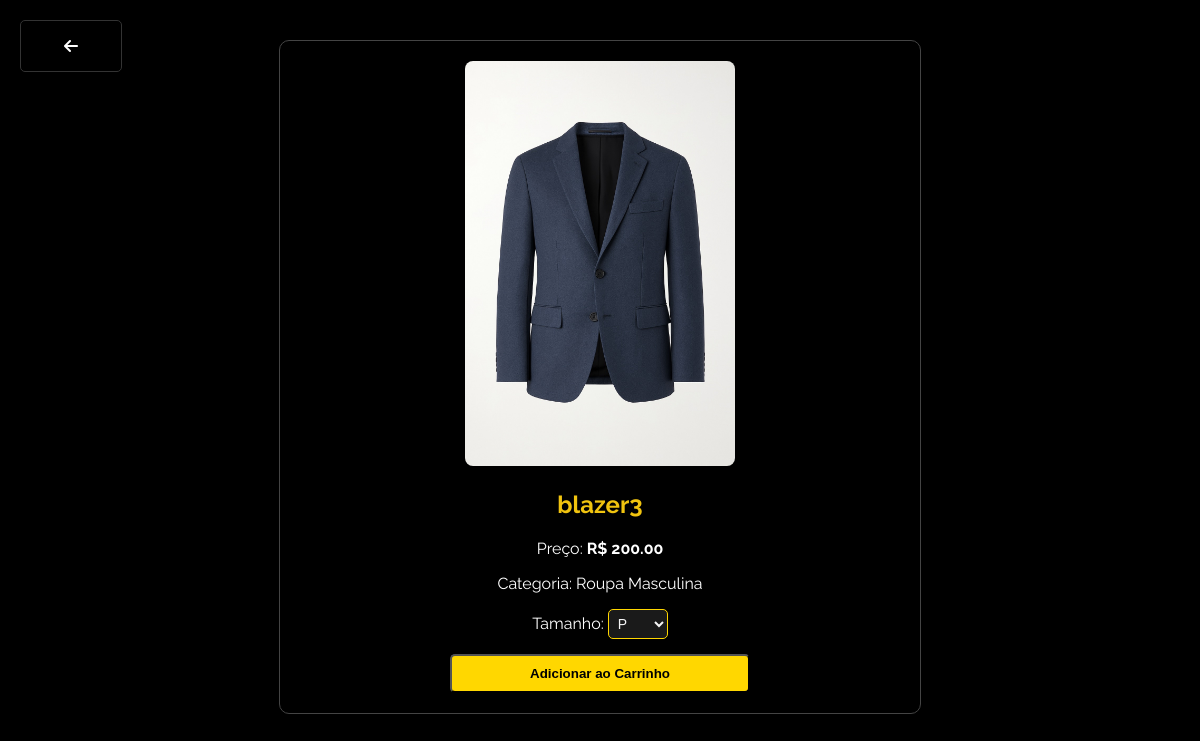
The page /produto/20/ on the database as committed earlier.
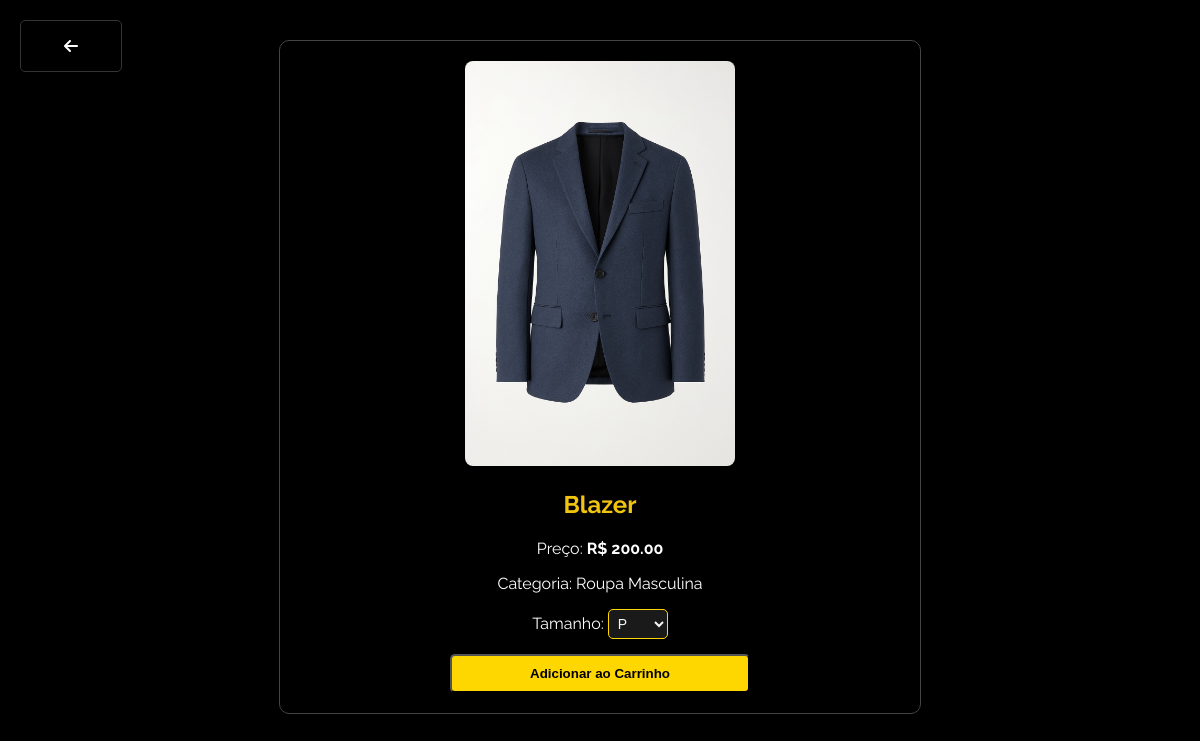
The same page on the database as committed later.
### auraapp/models.py (models this page shows, shortened)
class Produto(models.Model):
    nome = models.CharField(max_length=150)
    preco = models.DecimalField(max_digits=6, decimal_places=2)
    categoria = models.ForeignKey(Categoria, on_delete=models.CASCADE)
    imagem = models.ImageField(upload_to='./static/', default='./static/blazer.png')
    emAlta = models.BooleanField(default=False)

class Categoria(models.Model):
    nome = models.CharField(max_length=100)
    descricao = models.CharField(max_length=300, default='Descrição')

### auraapp/views.py (the view)
# urls.py: path('produto/<int:produto_id>/', views.produto, name='produto'),
def produto(request, produto_id):
    produto = get_object_or_404(Produto, id=produto_id)
    return render(request, 'auraapp/produto.html', {'produto': produto})

### auraapp/templates/auraapp/produto.html (shortened to what this page needs)
<!DOCTYPE html>
<html>
<head>
    <link rel="stylesheet" href="https://cdnjs.cloudflare.com/ajax/libs/font-awesome/6.5.0/css/all.min.css">
</head>
<body>
    <a href="{% url 'home' %}" class="sair">
        <i class="fas fa-arrow-left"></i>
    </a>
    <div class="produto-detalhe">
        <img src="{{ produto.imagem.url }}" alt="{{ produto.nome }}">
        <h2>{{ produto.nome }}</h2>
        <p>Preço:  <strong>R$ {{ produto.preco }}</strong></p>
        <p>Categoria: {{ produto.categoria.nome }}</p>
        <form method="POST" action="{% url 'adicionar_ao_carrinho' produto.id %}">
    <div class="tamanho">
        <label for="tamanho">Tamanho:</label>
        <select class="select-tamanho" name="tamanho" required>
            <option value="P">P</option>
        </select>
    </div>
    <button class="btn" type="submit">Adicionar ao Carrinho</button>
</form>
    </div>
</body>
</html>

Rows that differ between the two databases and show on the page:
changed Produto "Roupa Masculina": nome "blazer3" → "Blazer"
